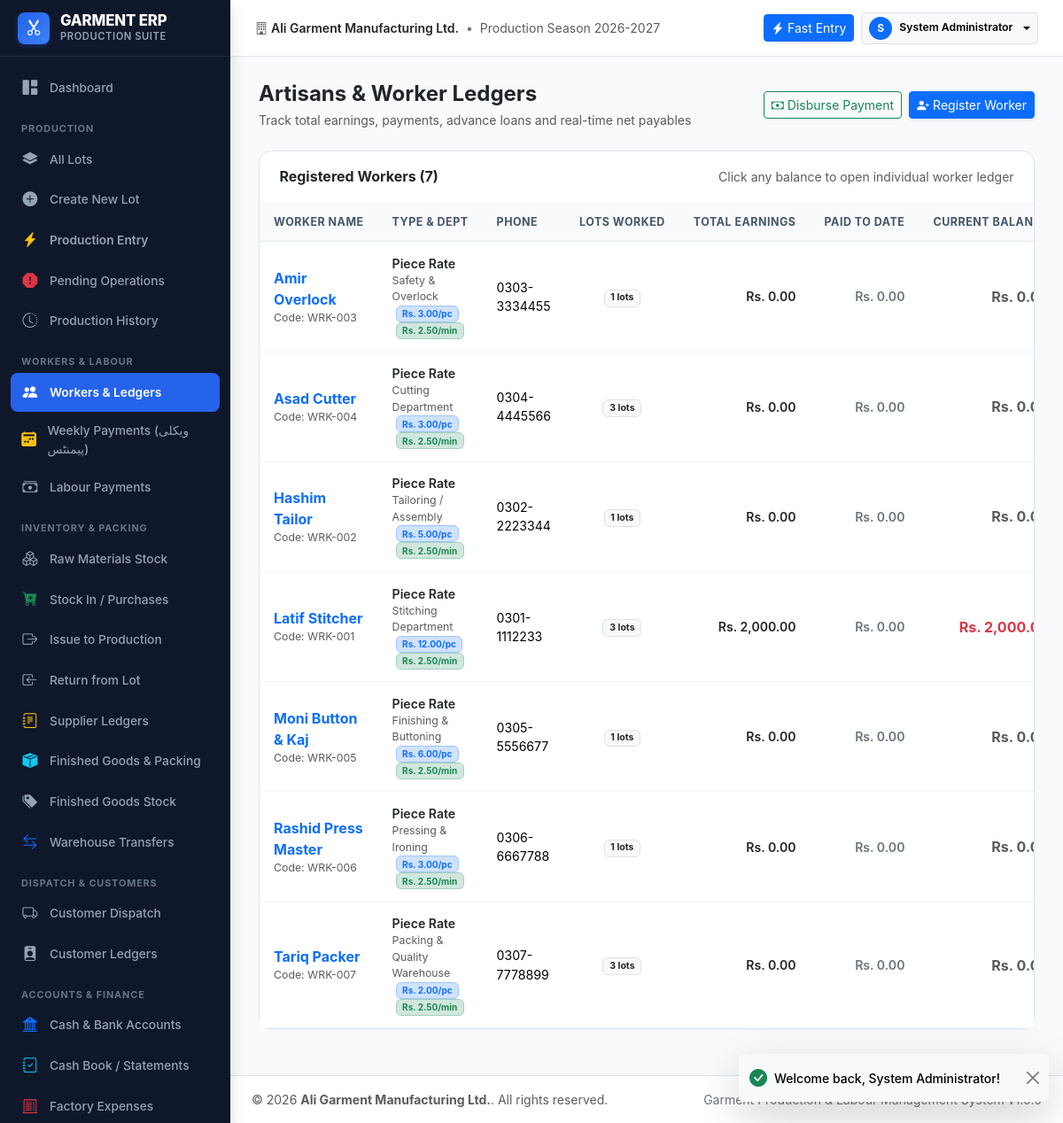
The page /modules/workers/index.php (signed in) on the database its author committed.
### tables this page shows
CREATE TABLE `users` (
    `id` INT AUTO_INCREMENT PRIMARY KEY,
    `username` VARCHAR(50) NOT NULL UNIQUE,
    `password_hash` VARCHAR(255) NOT NULL,
    `full_name` VARCHAR(100) NOT NULL,
    `role_id` INT NOT NULL,
    `phone` VARCHAR(30) NULL,
    `email` VARCHAR(100) NULL,
    `is_active` TINYINT(1) NOT NULL DEFAULT 1,
    `created_at` DATETIME NOT NULL DEFAULT CURRENT_TIMESTAMP,
    `updated_at` DATETIME NOT NULL DEFAULT CURRENT_TIMESTAMP ON UPDATE CURRENT_TIMESTAMP,
    FOREIGN KEY (`role_id`) REFERENCES `roles`(`id`)
);

CREATE TABLE `workers` (
    `id` INT AUTO_INCREMENT PRIMARY KEY,
    `code` VARCHAR(40) NOT NULL UNIQUE,
    `name` VARCHAR(120) NOT NULL,
    `phone` VARCHAR(40) NULL,
    `address` TEXT NULL,
    `cnic` VARCHAR(30) NULL,
    `worker_type` VARCHAR(50) NOT NULL DEFAULT 'Piece Rate',
    `department_id` INT NULL,
    `default_rate` DECIMAL(12,2) NOT NULL DEFAULT 0.00,
    `rate_per_minute` DECIMAL(8,2) NOT NULL DEFAULT 2.50,
    `joining_date` DATE NULL,
    `opening_balance` DECIMAL(14,2) NOT NULL DEFAULT 0.00,
    `notes` TEXT NULL,
    `is_active` TINYINT(1) NOT NULL DEFAULT 1,
    `created_at` DATETIME NOT NULL DEFAULT CURRENT_TIMESTAMP,
    FOREIGN KEY (`department_id`) REFERENCES `departments`(`id`) ON DELETE SET NULL
);

CREATE TABLE `departments` (
    `id` INT AUTO_INCREMENT PRIMARY KEY,
    `code` VARCHAR(30) NOT NULL UNIQUE,
    `name` VARCHAR(100) NOT NULL,
    `description` TEXT NULL,
    `is_active` TINYINT(1) NOT NULL DEFAULT 1
);

### config/config.php (called while the page is built, shortened)
<?php
function get_db(): PDO {
    static $instance = null;
    if ($instance === null) {
        $dsn = "mysql:host=" . DB_HOST . ";port=" . DB_PORT . ";dbname=" . DB_NAME . ";charset=utf8mb4";
        $options = [
            PDO::ATTR_ERRMODE            => PDO::ERRMODE_EXCEPTION,
            PDO::ATTR_DEFAULT_FETCH_MODE => PDO::FETCH_ASSOC,
            PDO::ATTR_EMULATE_PREPARES   => false,
        ];
        try {
            $instance = new PDO($dsn, DB_USER, DB_PASS, $options);
        } catch (PDOException $e) {
            if (!empty(DB_PASS) && (DB_HOST === '127.0.0.1' || DB_HOST === 'localhost')) {
                try {
                    $instance = new PDO($dsn, DB_USER, '', $options);
                    return $instance;
                } catch (PDOException $e2) {
                }
            }
            error_log("Database connection error: " . $e->getMessage());
            die("<strong>Database connection error:</strong> Unable to connect to MySQL database [<strong>" . htmlspecialchars(DB_NAME) . "</strong>] on <strong>" . htmlspecialchars(DB_HOST) . "</strong>.<br><br>Please verify database credentials in <code>config/config.php</code>.<br><br><small>Technical details: " . htmlspecialchars($e->getMessage()) . "</small>");
        }
    }
    return $instance;
}
function clean(mixed $data): mixed {
    return htmlspecialchars(trim((string)$data), ENT_QUOTES, 'UTF-8');
}
function format_currency(float|int|string $amount): string {
    return 'Rs. ' . number_format((float)$amount, 2);
}
function get_setting(string $key, string $default = ''): string {
    static $settingsCache = null;
    if ($settingsCache === null) {
        $db = get_db();
        $stmt = $db->query("SELECT setting_key, setting_value FROM system_settings");
        $settingsCache = $stmt->fetchAll(PDO::FETCH_KEY_PAIR);
    }
    return $settingsCache[$key] ?? $default;
}

### config/auth.php (called while the page is built, shortened)
<?php
require_once __DIR__ . '/config.php';
function is_logged_in(): bool {
    return isset($_SESSION['user_id']) && !empty($_SESSION['user_id']);
}
function current_user(): ?array {
    static $userCache = null;
    if ($userCache === null) {
        $db = get_db();
        $stmt = $db->prepare("SELECT u.*,
                                     COALESCE(r.name, CASE WHEN u.role_id = 1 OR u.username = 'admin' THEN 'super_admin' ELSE 'viewer' END) AS role_name,
                                     COALESCE(r.display_name, CASE WHEN u.role_id = 1 OR u.username = 'admin' THEN 'Super Admin' ELSE 'Viewer' END) AS role_display
                              FROM users u
                              LEFT JOIN roles r ON u.role_id = r.id
                              WHERE u.id = ? AND u.is_active = 1");
        $stmt->execute([$_SESSION['user_id']]);
        $userCache = $stmt->fetch() ?: null;
    }
    return $userCache;
}
function require_login(): void {
    if (!is_logged_in() || current_user() === null) {
        unset($_SESSION['user_id'], $_SESSION['user_name'], $_SESSION['role']);
        redirect('login.php', 'Please log in to continue.', 'warning');
    }
}

### modules/workers/index.php (the view, shortened to what this page needs)
<?php
require_once __DIR__ . '/../../config/config.php';
require_once __DIR__ . '/../../config/auth.php';
require_login();
$db = get_db();
$sql = "SELECT w.*, dep.name AS department_name,
               COALESCE((SELECT SUM(credit) FROM worker_ledger WHERE worker_id = w.id), 0) AS total_credit,
               COALESCE((SELECT SUM(debit) FROM worker_ledger WHERE worker_id = w.id), 0) AS total_debit,
               (SELECT COUNT(DISTINCT lot_id) FROM production_entries WHERE worker_id = w.id) AS lots_worked
        FROM workers w
        LEFT JOIN departments dep ON w.department_id = dep.id
        WHERE w.is_active = 1
        ORDER BY w.name ASC";
$workers = $db->query($sql)->fetchAll();
require_once __DIR__ . '/../../includes/header.php';
require_once __DIR__ . '/../../includes/sidebar.php';
?>
<div class="app-main">
    <?php require_once __DIR__ . '/../../includes/topbar.php'; ?>
    <div class="app-content">
        <div class="d-flex flex-column flex-sm-row justify-content-between align-items-sm-center gap-3 mb-4">
            <div>
                <h4 class="fw-bold mb-1 text-dark">Artisans & Worker Ledgers</h4>
                <p class="text-muted small mb-0">Track total earnings, payments, advance loans and real-time net payables</p>
            </div>
            <div class="d-flex align-items-center gap-2">
                <a href="<?= BASE_URL ?>modules/payments/create.php" class="btn btn-outline-success btn-sm d-flex align-items-center gap-1">
                    <i class="bi bi-cash"></i>
                    <span>Disburse Payment</span>
                </a>
                <a href="<?= BASE_URL ?>modules/workers/create.php" class="btn btn-primary btn-sm d-flex align-items-center gap-1 shadow-sm">
                    <i class="bi bi-person-plus-fill"></i>
                    <span>Register Worker</span>
                </a>
            </div>
        </div>
        <div class="card-modern">
            <div class="card-modern-header d-flex justify-content-between align-items-center">
                <h6 class="fw-bold mb-0 text-dark">Registered Workers (<?= count($workers) ?>)</h6>
                <span class="text-muted small">Click any balance to open individual worker ledger</span>
            </div>
            <div class="card-modern-body p-0">
                <div class="table-responsive">
                    <table class="table table-modern align-middle mb-0">
                        <thead>
                            <tr>
                                <th>Worker Name</th>
                                <th>Type & Dept</th>
                                <th>Phone</th>
                                <th class="text-center">Lots Worked</th>
                                <th class="text-end">Total Earnings</th>
                                <th class="text-end">Paid to Date</th>
                                <th class="text-end">Current Balance</th>
                            </tr>
                        </thead>
                        <tbody>
                            <?php if (empty($workers)): ?>
                                <tr><td colspan="9" class="text-center py-4 text-muted">No workers registered yet.</td></tr>
                            <?php else: ?>
                                <?php foreach ($workers as $w):
                                    $earnings = (float)$w['total_credit'];
                                    $paid = (float)$w['total_debit'];
                                    $net = $earnings - $paid;
                                    $isPayable = ($net > 0);
                                    $isAdvance = ($net < 0);
                                ?>
                                    <tr>
                                        <td>
                                            <a href="<?= BASE_URL ?>modules/workers/view.php?id=<?= $w['id'] ?>" class="fw-bold text-primary text-decoration-none fs-6">
                                                <?= clean($w['name']) ?>
                                            </a>
                                            <div class="text-muted small">Code: <?= clean($w['code']) ?></div>
                                        </td>
                                        <td>
                                            <div class="fw-semibold text-dark"><?= clean($w['worker_type']) ?></div>
                                            <div class="text-muted small">
                                                <?= clean($w['department_name'] ?? 'General') ?>
                                                <?php if ((float)($w['default_rate'] ?? 0) > 0): ?>
                                                    <span class="badge bg-primary-subtle text-primary border border-primary-subtle ms-1" style="font-size: 10px;">
                                                        Rs. <?= number_format($w['default_rate'], 2) ?>/pc
                                                    </span>
                                                <?php endif; ?>
                                                <span class="badge bg-success-subtle text-success border border-success-subtle ms-1" style="font-size: 10px;">
                                                    Rs. <?= number_format($w['rate_per_minute'] ?? 2.50, 2) ?>/min
                                                </span>
                                            </div>
                                        </td>
                                        <td><?= clean($w['phone'] ?: '-') ?></td>
                                        <td class="text-center">
                                            <span class="badge bg-light text-dark border"><?= $w['lots_worked'] ?> lots</span>
                                        </td>
                                        <td class="text-end fw-semibold text-dark">
                                            <?= format_currency($earnings) ?>
                                        </td>
                                        <td class="text-end fw-semibold text-secondary">
                                            <?= format_currency($paid) ?>
                                        </td>
                                        <td class="text-end">
                                            <a href="<?= BASE_URL ?>modules/workers/view.php?id=<?= $w['id'] ?>#ledger" class="fw-bold fs-6 text-decoration-none <?= $isPayable ? 'text-danger' : ($isAdvance ? 'text-success' : 'text-muted') ?>">
                                                <?= format_currency(abs($net)) ?>
                                            </a>
                                        </td>
                                    </tr>
                                <?php endforeach; ?>
                            <?php endif; ?>
                        </tbody>
                    </table>
                </div>
            </div>
        </div>
    </div>
<?php require_once __DIR__ . '/../../includes/footer.php'; ?>

### includes/topbar.php (shortened to what this page needs)
<?php
$currentUser = current_user();
?>
<header class="app-topbar">
    <div class="d-flex align-items-center gap-3">
        <div class="d-none d-md-flex align-items-center text-muted small">
            <i class="bi bi-building me-1"></i>
            <span class="fw-semibold text-dark"><?= clean(get_setting('company_name', 'Garment ERP')) ?></span>
            <span class="mx-2 text-secondary">•</span>
            <span>Production Season 2026-2027</span>
        </div>
    </div>
    <div class="d-flex align-items-center gap-2">
        <a href="<?= BASE_URL ?>modules/production/index.php" class="btn btn-sm btn-primary d-none d-sm-inline-flex align-items-center gap-1 shadow-sm">
            <i class="bi bi-lightning-charge-fill"></i>
            <span>Fast Entry</span>
        </a>
        <div class="dropdown">
            <button class="btn btn-sm btn-light border dropdown-toggle d-flex align-items-center gap-2" type="button" data-bs-toggle="dropdown" aria-expanded="false">
                <div class="bg-primary text-white rounded-circle d-flex align-items-center justify-content-center" style="width: 26px; height: 26px; font-size: 0.75rem; font-weight: 700;">
                    <?= strtoupper(substr($currentUser['full_name'] ?? 'U', 0, 1)) ?>
                </div>
                <span class="d-none d-md-inline fw-semibold small"><?= clean($currentUser['full_name'] ?? 'User') ?></span>
            </button>
        </div>
    </div>
</header>

### assets/css/app.css (style rules this page uses)
:root { --primary: #2563eb; --primary-hover: #1d4ed8; --primary-light: #eff6ff; --navy-950: #090d16; --navy-900: #0f172a; --navy-800: #1e293b; --navy-700: #334155; --sidebar-bg: #0f172a; --sidebar-hover: #1e293b; --sidebar-text: #94a3b8; --sidebar-text-active: #ffffff; --body-bg: #f8fafc; --surface: #ffffff; --border-color: #e2e8f0; --border-light: #f1f5f9; --text-primary: #0f172a; --text-secondary: #475569; --text-muted: #94a3b8; --success: #10b981; --success-light: #ecfdf5; --warning: #f59e0b; --warning-light: #fffbeb; --danger: #ef4444; --danger-light: #fef2f2; --info: #0284c7; --info-light: #f0f9ff; --shadow-sm: 0 1px 3px rgba(15, 23, 42, 0.05); --shadow-md: 0 4px 6px -1px rgba(15, 23, 42, 0.07), 0 2px 4px -2px rgba(15, 23, 42, 0.05); --shadow-lg: 0 10px 15px -3px rgba(15, 23, 42, 0.08), 0 4px 6px -4px rgba(15, 23, 42, 0.04); --radius-md: 10px; --radius-lg: 14px; --sidebar-width: 260px; }
html, body { height: 100%; margin: 0; padding: 0; font-family: -apple-system, BlinkMacSystemFont, "Segoe UI", Roboto, "Helvetica Neue", Arial, sans-serif; background-color: var(--body-bg); color: var(--text-primary); -webkit-font-smoothing: antialiased; }
.app-main { flex: 1 1 auto; height: 100vh; overflow-y: auto; overflow-x: hidden; display: flex; flex-direction: column; min-width: 0; width: calc(100vw - var(--sidebar-width)); background-color: var(--body-bg); }
.app-topbar { height: 64px; flex-shrink: 0; background-color: var(--surface); border-bottom: 1px solid var(--border-color); padding: 0 1.75rem; display: flex; align-items: center; justify-content: space-between; position: sticky; top: 0; z-index: 1020; box-shadow: 0 1px 2px rgba(0, 0, 0, 0.03); }
.app-content { flex: 1 0 auto; padding: 1.75rem 2rem; width: 100%; }
.card-modern { background: var(--surface); border: 1px solid var(--border-color); border-radius: var(--radius-lg); box-shadow: var(--shadow-sm); transition: box-shadow 0.2s ease, transform 0.2s ease; margin-bottom: 1.5rem; overflow: visible; }
.card-modern-header { padding: 1.15rem 1.4rem; border-bottom: 1px solid var(--border-light); border-top-left-radius: calc(var(--radius-lg) - 1px); border-top-right-radius: calc(var(--radius-lg) - 1px); display: flex; align-items: center; justify-content: space-between; }
.table-modern { margin-bottom: 0; }
.table-modern thead th { background-color: #f8fafc; color: var(--text-secondary); font-size: 0.78rem; font-weight: 700; text-transform: uppercase; letter-spacing: 0.04em; padding: 0.75rem 1rem; border-bottom: 1px solid var(--border-color); white-space: nowrap; }
.table-modern tbody td { padding: 0.85rem 1rem; vertical-align: middle; font-size: 0.88rem; border-bottom: 1px solid var(--border-light); }

### rows shown on the page
users: full_name "S", full_name "System Administrator"
workers: name "Amir Overlock", code "WRK-003", worker_type "Piece Rate", department.name "Safety & Overlock", default_rate "3.00", rate_per_minute "2.50", phone "0303-3334455", lots_worked "1", earnings "Rs. 0.00", paid "Rs. 0.00", net "Rs.…"
workers: name "Asad Cutter", code "WRK-004", worker_type "Piece Rate", department.name "Cutting Department", default_rate "3.00", rate_per_minute "2.50", phone "0304-4445566", lots_worked "3", earnings "Rs. 0.00", paid "Rs. 0.00", net "Rs.…"
workers: name "Hashim Tailor", code "WRK-002", worker_type "Piece Rate", department.name "Tailoring / Assembly", default_rate "5.00", rate_per_minute "2.50", phone "0302-2223344", lots_worked "1", earnings "Rs. 0.00", paid "Rs. 0.00", net "Rs.…"
workers: name "Latif Stitcher", code "WRK-001", worker_type "Piece Rate", department.name "Stitching Department", default_rate "12.00", rate_per_minute "2.50", phone "0301-1112233", lots_worked "3", earnings "Rs. 2,000.00", paid "Rs. 0.00", net "Rs.…"
workers: name "Moni Button & Kaj", code "WRK-005", worker_type "Piece Rate", department.name "Finishing & Buttoning", default_rate "6.00", rate_per_minute "2.50", phone "0305-5556677", lots_worked "1", earnings "Rs. 0.00", paid "Rs. 0.00", net "Rs.…"
workers: name "Rashid Press Master", code "WRK-006", worker_type "Piece Rate", department.name "Pressing & Ironing", default_rate "3.00", rate_per_minute "2.50", phone "0306-6667788", lots_worked "1", earnings "Rs. 0.00", paid "Rs. 0.00", net "Rs.…"
workers: name "Tariq Packer", code "WRK-007", worker_type "Piece Rate", department.name "Packing & Quality Warehouse", default_rate "2.00", rate_per_minute "2.50", phone "0307-7778899", lots_worked "3", earnings "Rs. 0.00", paid "Rs. 0.00", net "Rs.…"

### other values the page prints
get_setting('company_name', 'Garment ERP') "Ali Garment Manufacturing Ltd."
count($workers) "7"
